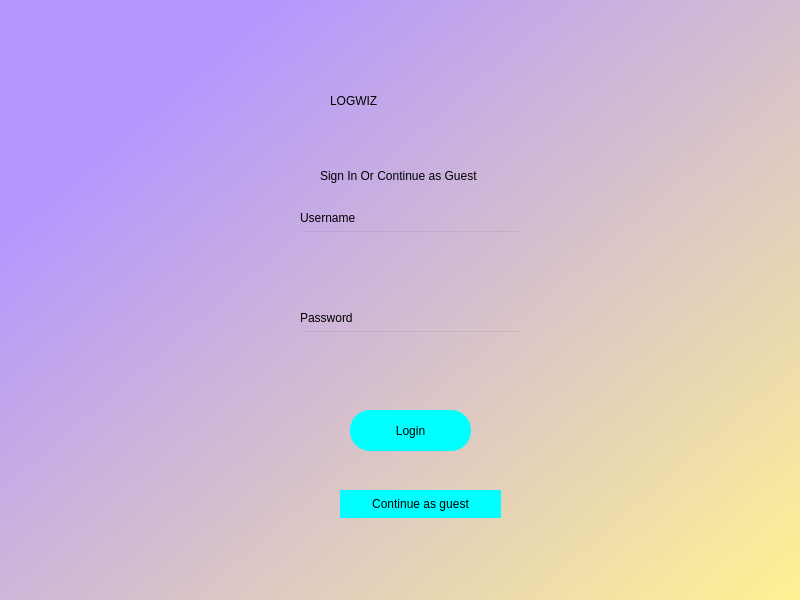
<?xml version="1.0" encoding="UTF-8"?>
<ui version="4.0">
 <class>Dialog</class>
 <widget class="QDialog" name="Dialog">
  <property name="geometry">
   <rect>
    <x>0</x>
    <y>0</y>
    <width>800</width>
    <height>600</height>
   </rect>
  </property>
  <property name="windowTitle">
   <string>Dialog</string>
  </property>
  <widget class="QWidget" name="widget" native="true">
   <property name="geometry">
    <rect>
     <x>0</x>
     <y>0</y>
     <width>800</width>
     <height>600</height>
    </rect>
   </property>
   <property name="styleSheet">
    <string notr="true">QWidget#widget{background-color:qlineargradient(spread:pad, x1:0.12, y1:0.233455, x2:1, y2:1, stop:0 rgba(179, 149, 255, 255), stop:1 rgba(255, 242, 146, 255));}</string>
   </property>
   <widget class="QLabel" name="label">
    <property name="geometry">
     <rect>
      <x>330</x>
      <y>60</y>
      <width>221</width>
      <height>81</height>
     </rect>
    </property>
    <property name="styleSheet">
     <string notr="true">font: 75 italic 18pt &quot;Arial&quot;;</string>
    </property>
    <property name="text">
     <string>LOGWIZ</string>
    </property>
   </widget>
   <widget class="QLabel" name="label_2">
    <property name="geometry">
     <rect>
      <x>300</x>
      <y>210</y>
      <width>71</width>
      <height>16</height>
     </rect>
    </property>
    <property name="text">
     <string>Username</string>
    </property>
   </widget>
   <widget class="QLabel" name="label_3">
    <property name="geometry">
     <rect>
      <x>300</x>
      <y>310</y>
      <width>71</width>
      <height>16</height>
     </rect>
    </property>
    <property name="text">
     <string>Password</string>
    </property>
   </widget>
   <widget class="QLineEdit" name="lineEdit">
    <property name="geometry">
     <rect>
      <x>300</x>
      <y>230</y>
      <width>221</width>
      <height>31</height>
     </rect>
    </property>
    <property name="styleSheet">
     <string notr="true">background-color:rgba(0,0,0,0);
font:12pt&quot;MS Shell Dig 2&quot;;</string>
    </property>
   </widget>
   <widget class="QLineEdit" name="password">
    <property name="geometry">
     <rect>
      <x>300</x>
      <y>330</y>
      <width>221</width>
      <height>31</height>
     </rect>
    </property>
    <property name="styleSheet">
     <string notr="true">background-color:rgba(0,0,0,0);
font:12pt&quot;MS Shell Dig 2&quot;;</string>
    </property>
   </widget>
   <widget class="QPushButton" name="Login">
    <property name="geometry">
     <rect>
      <x>350</x>
      <y>410</y>
      <width>121</width>
      <height>41</height>
     </rect>
    </property>
    <property name="styleSheet">
     <string notr="true">border-radius:20px;
background-color:rgb(0, 255, 255)</string>
    </property>
    <property name="text">
     <string>Login</string>
    </property>
   </widget>
   <widget class="QLabel" name="label_4">
    <property name="geometry">
     <rect>
      <x>320</x>
      <y>160</y>
      <width>221</width>
      <height>31</height>
     </rect>
    </property>
    <property name="text">
     <string>Sign In Or Continue as Guest</string>
    </property>
   </widget>
   <widget class="QPushButton" name="guest">
    <property name="geometry">
     <rect>
      <x>340</x>
      <y>490</y>
      <width>161</width>
      <height>28</height>
     </rect>
    </property>
    <property name="styleSheet">
     <string notr="true">background-color:rgb(0, 255, 255);
border-radius:20px;</string>
    </property>
    <property name="text">
     <string>Continue as guest</string>
    </property>
   </widget>
  </widget>
 </widget>
 <resources/>
 <connections/>
</ui>
